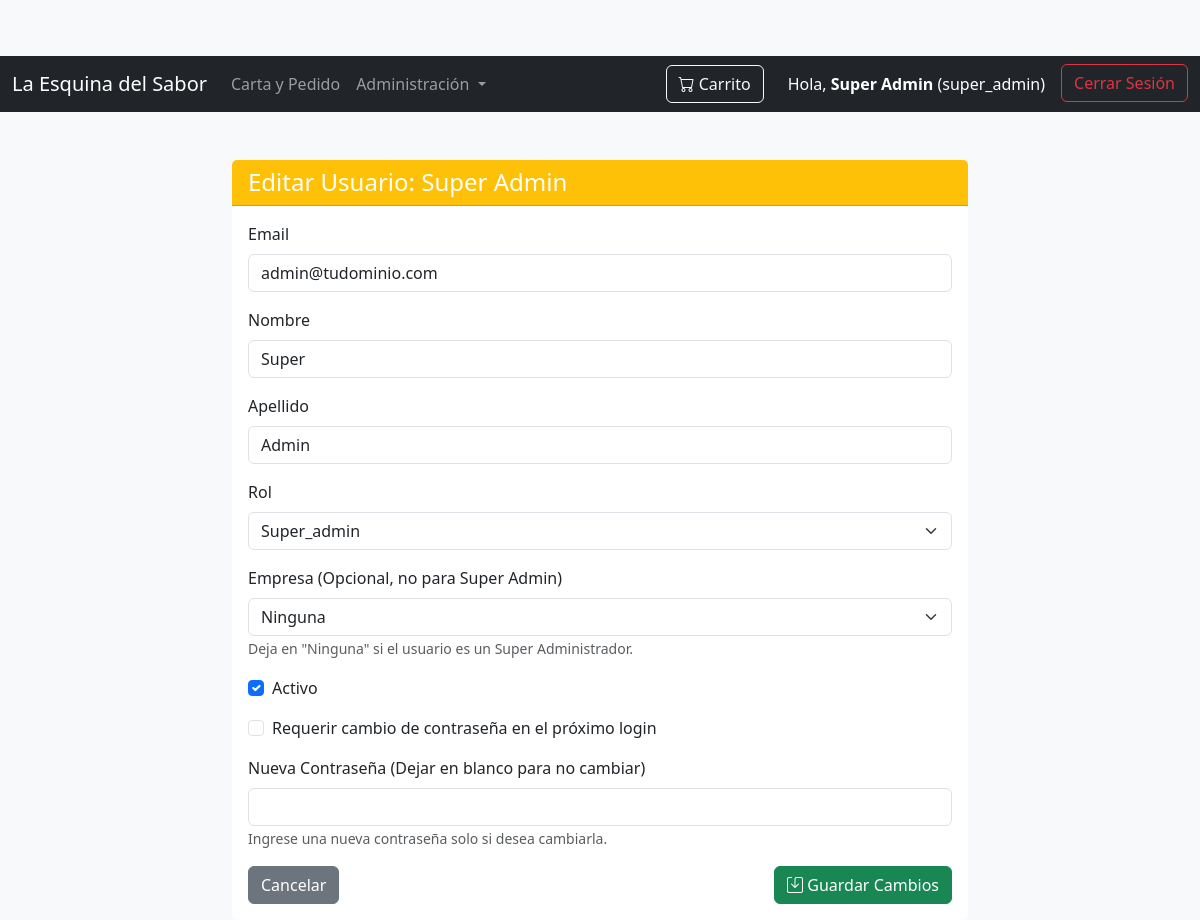
The app's page /gestion/usuarios/editar/1 (signed in) with its own data.
### tables this page shows
CREATE TABLE roles (
            id_rol INTEGER PRIMARY KEY AUTOINCREMENT,
            nombre_rol TEXT NOT NULL UNIQUE
        );

CREATE TABLE usuarios (
            id_usuario INTEGER PRIMARY KEY AUTOINCREMENT,
            email TEXT NOT NULL UNIQUE,
            password TEXT NOT NULL,
            nombre TEXT NOT NULL,
            apellido TEXT NOT NULL,
            id_rol INTEGER NOT NULL,
            id_empresa INTEGER,
            activo INTEGER DEFAULT 1,
            primer_login_requerido INTEGER DEFAULT 1,
            FOREIGN KEY(id_rol) REFERENCES roles(id_rol),
            FOREIGN KEY(id_empresa) REFERENCES empresas(id_empresa)
        );

### app.py (the view, shortened to what this page needs)
@app.route('/gestion/usuarios/editar/<int:id_usuario>', methods=['GET', 'POST'])
@login_required
def editar_usuario(id_usuario):
    if not current_user.has_role('super_admin'):
        flash("No tienes permiso para acceder a esta página.", "danger")
        return redirect(url_for('gestion_usuarios'))
    conn = conectar_db()
    cursor = conn.cursor()
    cursor.execute("""
        SELECT u.id_usuario, u.email, u.nombre, u.apellido, u.activo, u.primer_login_requerido,
               u.id_rol, u.id_empresa
        FROM usuarios u
        WHERE u.id_usuario = ?
    """, (id_usuario,))
    usuario = cursor.fetchone()
    if not usuario:
        flash("Usuario no encontrado.", "danger")
        conn.close()
        return redirect(url_for('gestion_usuarios'))
    cursor.execute("SELECT id_rol, nombre_rol FROM roles ORDER BY nombre_rol")
    roles = cursor.fetchall()
    cursor.execute("SELECT id_empresa, nombre FROM empresas WHERE activo = 1 ORDER BY nombre")
    empresas = cursor.fetchall()
    conn.close()
    return render_template('editar_usuario.html', usuario=usuario, roles=roles, empresas=empresas, request_form=usuario)

### app.py (called while the page is built)
def conectar_db():
    conn = sqlite3.connect(DB_NAME)
    conn.row_factory = sqlite3.Row # Permite acceder a las columnas por nombre
    return conn

@login_manager.user_loader
def load_user(user_id):
    conn = conectar_db()
    cursor = conn.cursor()
    cursor.execute("""
        SELECT u.id_usuario, u.email, u.password, u.nombre, u.apellido,
               u.id_rol, u.id_empresa, u.activo, u.primer_login_requerido,
               r.nombre_rol
        FROM usuarios u
        JOIN roles r ON u.id_rol = r.id_rol
        WHERE u.id_usuario = ?
    """, (user_id,))
    user_data = cursor.fetchone()
    conn.close()
    if user_data:
        return Usuario(
            user_data['id_usuario'],
            user_data['email'],
            user_data['password'],
            user_data['nombre'],
            user_data['apellido'],
            user_data['id_rol'],
            user_data['id_empresa'],
            user_data['activo'],
            user_data['primer_login_requerido'],
            user_data['nombre_rol']
        )
    return None

    def get_full_name(self):
        return f"{self.nombre} {self.apellido}"

    def has_role(self, role_name):
        return self.nombre_rol == role_name

### templates/editar_usuario.html (shortened to what this page needs)
{% extends "base.html" %}
{% block content %}
<div class="row justify-content-center">
    <div class="col-md-8">
        <div class="card mt-4">
            <div class="card-header bg-warning text-white">
                <h4 class="mb-0">Editar Usuario: {{ usuario.nombre }} {{ usuario.apellido }}</h4>
            </div>
            <div class="card-body">
                <form action="{{ url_for('editar_usuario', id_usuario=usuario.id_usuario) }}" method="POST">
                    <div class="mb-3">
                        <label for="email" class="form-label">Email</label>
                        <input type="email" class="form-control" id="email" name="email" required value="{{ usuario.email }}">
                    </div>
                    <div class="mb-3">
                        <label for="nombre" class="form-label">Nombre</label>
                        <input type="text" class="form-control" id="nombre" name="nombre" required value="{{ usuario.nombre }}">
                    </div>
                    <div class="mb-3">
                        <label for="apellido" class="form-label">Apellido</label>
                        <input type="text" class="form-control" id="apellido" name="apellido" required value="{{ usuario.apellido }}">
                    </div>
                    <div class="mb-3">
                        <label for="id_rol" class="form-label">Rol</label>
                        <select class="form-select" id="id_rol" name="id_rol" required>
                            {% for rol in roles %}
                                <option value="{{ rol.id_rol }}" {% if usuario.id_rol == rol.id_rol %}selected{% endif %}>{{ rol.nombre_rol|capitalize }}</option>
                            {% endfor %}
                        </select>
                    </div>
                    <div class="mb-3">
                        <label for="id_empresa" class="form-label">Empresa (Opcional, no para Super Admin)</label>
                        <select class="form-select" id="id_empresa" name="id_empresa">
                            <option value="">Ninguna</option>
                        </select>
                        <small class="form-text text-muted">Deja en "Ninguna" si el usuario es un Super Administrador.</small>
                    </div>
                    <div class="mb-3 form-check">
                        <input type="checkbox" class="form-check-input" id="activo" name="activo" {% if usuario.activo %}checked{% endif %}>
                        <label class="form-check-label" for="activo">Activo</label>
                    </div>
                    <div class="mb-3 form-check">
                        <input type="checkbox" class="form-check-input" id="primer_login_requerido" name="primer_login_requerido" {% if usuario.primer_login_requerido %}checked{% endif %}>
                        <label class="form-check-label" for="primer_login_requerido">Requerir cambio de contraseña en el próximo login</label>
                    </div>
                    <div class="mb-3">
                        <label for="nueva_password" class="form-label">Nueva Contraseña (Dejar en blanco para no cambiar)</label>
                        <input type="password" class="form-control" id="nueva_password" name="nueva_password" minlength="6">
                        <small class="form-text text-muted">Ingrese una nueva contraseña solo si desea cambiarla.</small>
                    </div>
                    <div class="d-flex justify-content-between">
                        <a href="{{ url_for('gestion_usuarios') }}" class="btn btn-secondary">Cancelar</a>
                        <button type="submit" class="btn btn-success">
                            <i class="bi bi-save"></i> Guardar Cambios
                        </button>
                    </div>
                </form>
            </div>
        </div>
    </div>
</div>
{% endblock %}

### templates/base.html (shortened to what this page needs)
<!doctype html>
<html lang="es">
<head>
    <link href="https://cdn.jsdelivr.net/npm/bootstrap@5.3.3/dist/css/bootstrap.min.css" rel="stylesheet">
    <link rel="stylesheet" href="https://cdn.jsdelivr.net/npm/bootstrap-icons@1.11.3/font/bootstrap-icons.min.css">
    <link rel="stylesheet" href="{{ url_for('static', filename='css/style.css') }}">
</head>
<body>
    <nav class="navbar navbar-expand-lg navbar-dark bg-dark">
        <div class="container-fluid">
            <a class="navbar-brand" href="{{ url_for('index') }}">La Esquina del Sabor</a>
            <div class="collapse navbar-collapse" id="navbarNav">
                <ul class="navbar-nav me-auto mb-2 mb-lg-0">
                    <li class="nav-item">
                        <a class="nav-link" href="{{ url_for('hacer_pedido') }}">Carta y Pedido</a>
                    </li>
                    {% if current_user.is_authenticated and (current_user.has_role('super_admin') or current_user.has_role('admin_empresa') or current_user.has_role('empleado')) %}
                        <li class="nav-item dropdown">
                            <a class="nav-link dropdown-toggle" href="#" id="navbarDropdownAdmin" role="button" data-bs-toggle="dropdown" aria-expanded="false">
                                Administración
                            </a>
                        </li>
                    {% endif %}
                </ul>
                <div class="d-flex align-items-center">
                    <a class="btn btn-outline-light position-relative me-3" href="{{ url_for('hacer_pedido') }}">
                        <i class="bi bi-cart"></i> Carrito
                    </a>
                    <ul class="navbar-nav">
                        {% if current_user.is_authenticated %}
                            <li class="nav-item me-2">
                                <span class="nav-link text-white">Hola, <strong>{{ current_user.get_full_name() }}</strong> ({{ current_user.nombre_rol }})</span>
                            </li>
                            <li class="nav-item">
                                <a class="btn btn-outline-danger" href="{{ url_for('logout') }}">Cerrar Sesión</a>
                            </li>
                        {% else %}
                            <li class="nav-item">
                                <a class="btn btn-outline-success" href="{{ url_for('login') }}">Iniciar Sesión</a>
                            </li>
                        {% endif %}
                    </ul>
                </div>
            </div>
        </div>
    </nav>
    <div class="container mt-4">
        {% block content %}{% endblock %}
    </div>
</body>
</html>

### static/css/style.css (style rules this page uses)
body { padding-top: 56px; background-color: #f8f9fa; }
.card { border: none; transition: transform 0.2s ease-in-out, box-shadow 0.2s ease-in-out; }

### records on screen
roles: nombre_rol "super_admin"
usuarios: nombre "Super", apellido "Admin", email "admin@tudominio.com", id_rol "Super_admin", activo "☑"

### other values on screen
{{ current_user.get_full_name() }} "Super Admin"
